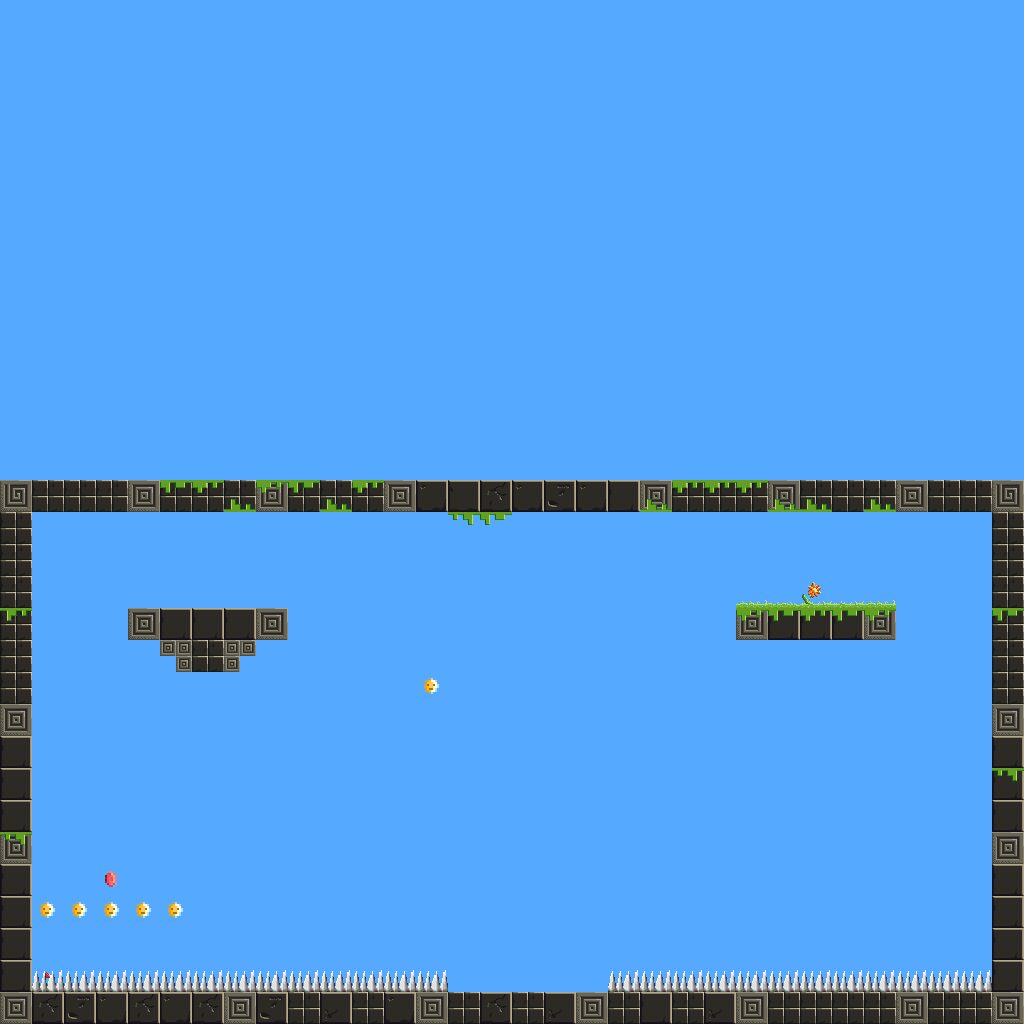

This is a level from a 2D game, rendered from its Tiled map with the project's own tilesets. A one-line summary and the map file follow, with tile-layer data summarised:
An orthogonal 32x32 tile map with 32x32 px tiles, 6 tile layers (block, background, foreground, collectable_1, ...) and 13 objects (3x Switch, Spawner, HUB, Launcher, Trap, ...).

<map version="1.0" orientation="orthogonal" renderorder="right-down" width="32" height="32" tilewidth="32" tileheight="32" backgroundcolor="#55aaff" nextobjectid="63">
 <properties>
  <property name="CrownSharing" value="0.0" />
  <property name="GoldRespawn" value="OnTrigger" />
  <property name="Timer" value="2" />
 </properties>
 <tileset firstgid="1" name="jungle_tiles" tilewidth="32" tileheight="32" tilecount="256" columns="16">
  <image source="../jungle_tiles_new.png" width="512" height="512" />
  <terraintypes>
   <terrain name="t" tile="4" />
  </terraintypes>
  <tile id="0">
   <animation>
    <frame tileid="0" duration="500" />
    <frame tileid="48" duration="500" />
    <frame tileid="96" duration="500" />
    <frame tileid="144" duration="500" />
   </animation>
  </tile>
  <tile id="1">
   <animation>
    <frame tileid="1" duration="500" />
    <frame tileid="49" duration="500" />
    <frame tileid="97" duration="500" />
    <frame tileid="145" duration="500" />
   </animation>
  </tile>
  <tile id="2">
   <animation>
    <frame tileid="2" duration="500" />
    <frame tileid="50" duration="500" />
    <frame tileid="98" duration="500" />
    <frame tileid="146" duration="500" />
   </animation>
  </tile>
  <tile id="4" terrain=",,,0" />
  <tile id="5" terrain=",,0," />
  <tile id="11">
   <animation>
    <frame tileid="11" duration="400" />
    <frame tileid="12" duration="400" />
    <frame tileid="13" duration="400" />
    <frame tileid="14" duration="400" />
   </animation>
  </tile>
  <tile id="16">
   <animation>
    <frame tileid="16" duration="500" />
    <frame tileid="64" duration="500" />
    <frame tileid="112" duration="500" />
    <frame tileid="160" duration="500" />
   </animation>
  </tile>
  <tile id="17">
   <animation>
    <frame tileid="17" duration="500" />
    <frame tileid="65" duration="500" />
    <frame tileid="113" duration="500" />
    <frame tileid="161" duration="500" />
   </animation>
  </tile>
  <tile id="18">
   <animation>
    <frame tileid="18" duration="500" />
    <frame tileid="66" duration="500" />
    <frame tileid="114" duration="500" />
    <frame tileid="162" duration="500" />
   </animation>
  </tile>
  <tile id="19">
   <animation>
    <frame tileid="19" duration="500" />
    <frame tileid="67" duration="500" />
    <frame tileid="115" duration="500" />
    <frame tileid="163" duration="500" />
   </animation>
  </tile>
  <tile id="20" terrain=",0,," />
  <tile id="21" terrain="0,,," />
  <tile id="22" terrain="0,0,0,0" />
  <tile id="32">
   <animation>
    <frame tileid="32" duration="500" />
    <frame tileid="80" duration="500" />
    <frame tileid="128" duration="500" />
    <frame tileid="176" duration="500" />
   </animation>
  </tile>
  <tile id="33">
   <animation>
    <frame tileid="33" duration="500" />
    <frame tileid="81" duration="500" />
    <frame tileid="129" duration="500" />
    <frame tileid="177" duration="500" />
   </animation>
  </tile>
  <tile id="34">
   <animation>
    <frame tileid="34" duration="500" />
    <frame tileid="82" duration="500" />
    <frame tileid="130" duration="500" />
    <frame tileid="178" duration="500" />
   </animation>
  </tile>
  <tile id="43">
   <animation>
    <frame tileid="43" duration="400" />
    <frame tileid="44" duration="400" />
    <frame tileid="45" duration="400" />
    <frame tileid="46" duration="400" />
   </animation>
  </tile>
  <tile id="59">
   <animation>
    <frame tileid="59" duration="400" />
    <frame tileid="60" duration="400" />
   </animation>
  </tile>
  <tile id="68">
   <animation>
    <frame tileid="68" duration="500" />
    <frame tileid="84" duration="500" />
    <frame tileid="100" duration="500" />
    <frame tileid="116" duration="500" />
   </animation>
  </tile>
  <tile id="69">
   <animation>
    <frame tileid="69" duration="500" />
    <frame tileid="85" duration="500" />
    <frame tileid="101" duration="500" />
    <frame tileid="117" duration="500" />
   </animation>
  </tile>
  <tile id="72">
   <properties>
    <property name="collectable" value="True" />
    <property name="type" value="coin" />
   </properties>
  </tile>
  <tile id="73">
   <properties>
    <property name="Trap" value="Pick" />
   </properties>
   <objectgroup draworder="index" />
  </tile>
  <tile id="74">
   <properties>
    <property name="type" value="ruby" />
   </properties>
  </tile>
  <tile id="75">
   <properties>
    <property name="type" value="diamond" />
   </properties>
  </tile>
 </tileset>
 <layer name="block" width="32" height="32">
  <data>[1024 cells, 107 non-empty, 11 distinct tile ids]</data>
 </layer>
 <layer name="background" width="32" height="32">
  <data>[1024 cells, 3 non-empty, 3 distinct tile ids]</data>
 </layer>
 <layer name="foreground" width="32" height="32">
  <data>[1024 cells, 31 non-empty, 6 distinct tile ids]</data>
 </layer>
 <layer name="collectable_1" width="32" height="32">
  <properties>
   <property name="Hub_in" value="HUB01" />
   <property name="isActiveByDefault" value="true" />
  </properties>
  <data>[1024 cells, 7 non-empty, 2 distinct tile ids]</data>
 </layer>
 <layer name="collectable_2" width="32" height="32">
  <properties>
   <property name="Hub_in" value="HUB01" />
   <property name="isActiveByDefault" value="false" />
  </properties>
  <data>[1024 cells, 0 non-empty, 0 distinct tile ids]</data>
 </layer>
 <objectgroup name="Collision">
  <object id="2" x="416" y="480" width="608" height="32" />
  <object id="3" x="0" y="480" width="416" height="32" />
  <object id="4" x="0" y="512" width="32" height="480" />
  <object id="7" x="992" y="512" width="32" height="480" />
  <object id="61" x="0" y="992" width="1024" height="40" />
 </objectgroup>
 <objectgroup color="#00ff00" name="Spawners">
  <object id="28" name="Player01" type="Spawner" x="120" y="352" width="36" height="35">
   <properties>
    <property name="Subtype" value="Player" />
   </properties>
  </object>
 </objectgroup>
 <objectgroup color="#a40505" name="InteractiveObjects">
  <object id="34" name="Totem" type="Switch" x="352" y="352" width="32" height="32">
   <properties>
    <property name="Hub_out" value="HUB01" />
    <property name="Subtype" value="totem_switch" />
    <property name="weight" value="50" />
   </properties>
  </object>
  <object id="35" name="HUB01" type="HUB" x="424" y="312" width="64" height="64">
   <properties>
    <property name="Comments" value="The Totem combination (1, 0, 1) activates the spikes and wood platform rotation" />
    <property name="ID" value="HUB01" />
    <property name="Threshold" value="0.95" />
    <property name="isSilent" type="bool" value="false" />
   </properties>
   <ellipse />
  </object>
  <object id="38" name="Invisible" type="Switch" x="64" y="424" width="896" height="24">
   <properties>
    <property name="Hub_out" value="HUB02" />
    <property name="Subtype" value="invisible_switch" />
    <property name="weight" value="150" />
   </properties>
  </object>
  <object id="39" name="FireLauncher" type="Launcher" x="32" y="416" width="32" height="32">
   <properties>
    <property name="Child" value="fire_ball" />
    <property name="Hub_in" value="HUB02" />
    <property name="Interval" value="1" />
    <property name="Subtype" value="Launcher" />
    <property name="Triggerable" value="True" />
    <property name="isActiveByDefault" value="false" />
    <property name="impulse" value="6" />
    <property name="intervalShoot" value="1" />
    <property name="pool" value="4" />
    <property name="reloadTime" value="5" />
   </properties>
  </object>
  </objectgroup>
 <objectgroup color="#3fd8fa" name="MovingPlatforms">
  <!-- 1 objects omitted --></objectgroup>
 <layer name="additional-preview" width="32" height="32">
  <data>[1024 cells, 25 non-empty, 1 distinct tile ids]</data>
 </layer>
</map>
<!-- 3 of 13 objects omitted -->